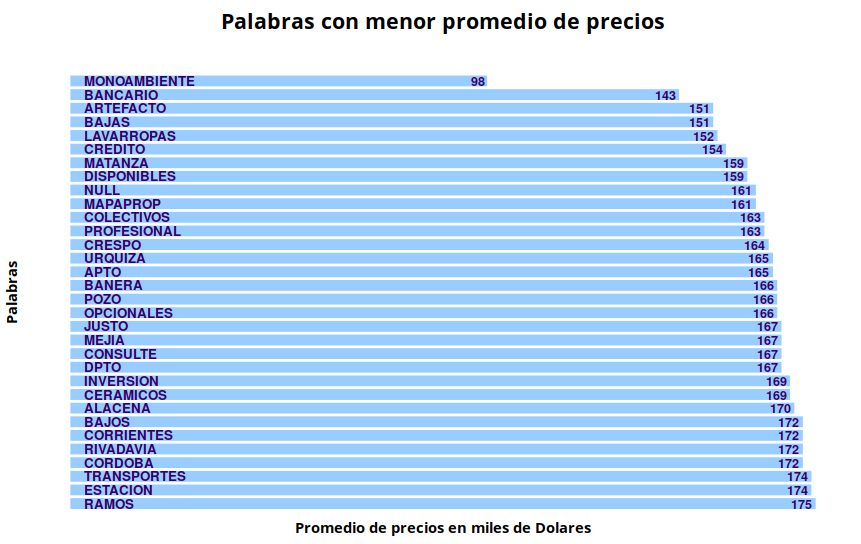

R code for this plot:
###### PARA HACER UN PLOT SIMPLE: 
## BARPLOT: ggplot(dataset, aes(x,y)) + geom_bar(stat = "identity")
## para otros plots: http://ggplot2.tidyverse.org/reference/
#library(extrafont)
## + 700 ocurrencias
byName <- byName %>% subset(.,promedio<176)
byName$variable <- toupper(byName$variable)
byName$variable <- factor(byName$variable, levels = byName$variable[order(-byName$promedio)])
toaxis  = subset(byName,byName$promedio< 176)
toaxis$promedio <- round(toaxis$promedio)
auxAxis = t(as.vector(toaxis[1]))


##PLOT

ggplot(byName, aes(variable, promedio, label = promedio),scale="free") +
  geom_bar(stat = "identity",position = "dodge", color = "#FFFFFF", fill = "#99CCFF") +
  
  #TITULOS en los ejes y del plot
  
  xlab("Palabras") +
  ylab("Promedio de precios en miles de Dólares") +
  ggtitle("Palabras con menor promedio de precios") + 
  
  ##HASTA ACA ES UN PLOT BASICO
  #AGREGO TEMAS
  
  theme(axis.text.x = element_blank(), 
        axis.ticks = element_blank(),
        plot.title = element_text(size=16, family="Noto Serif Lao", lineheight=.8, face="bold",hjust = 0.5,
                                  margin = margin(t = 5, r = -10, b = 30, l = 0)),
        axis.line = element_blank(),
        panel.grid.major = element_blank(),
        panel.grid.minor = element_blank(),
        panel.border = element_blank(),
        panel.background = element_blank(),
        axis.text.y = element_text(hjust = 0, angle = 0, 
                                   vjust = 0.5, size = 10 ,
                                   face="bold",color = "#330066",
                                   margin = margin(t = 0, r = -125, b = 0, l = 20)),
        axis.title = element_text(size = 11, family="Noto Serif Lao", face = "bold"),
        axis.title.y = element_text(margin = margin(t = 0, r = 30, b = 0, l = 0))
  ) +
  
  # Ajusto los labels que aparecen en el eje X
  
  scale_x_discrete(breaks = auxAxis) + 
  
  # LE AGREGO LOS VALORES EN LA PARTE SUPERIOR DE LA BARRA
  
  geom_text(data = toaxis,
            aes(y = promedio), 
            vjust = 0.5,
            color = "#330066",
            fontface = "bold",
            size=3.3,
            angle = 0,
            hjust = 1.2
  ) + coord_flip()
